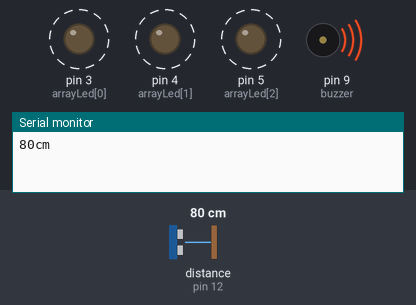
The sketch below on a simulated Arduino Uno, built with avr-gcc and run on an emulated ATmega328P. Parts: output pins drawn as LEDs (lit = HIGH), buzzer (waves = sounding), the last lines printed to the serial monitor. Wiring (inferred from the names in the program): ultrasonic range finder: trigger pin 13; echo pin 12. Dashed ring = blinking. Inputs (shaded band) come from the test bench; at power-on: distance to the obstacle (sensor on pin 12) 80 cm. The echo pulse lasts 58.3 µs per cm; pins used as bus, display or sensor lines are not drawn.

Above: at 0.9 s.
2.2 s: distance to the obstacle (sensor on pin 12) set to 5 cm
At 3.21 s:
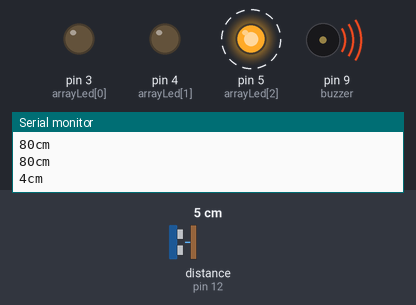
5.7 s: distance to the obstacle (sensor on pin 12) set to 2 cm
At 5.81 s:
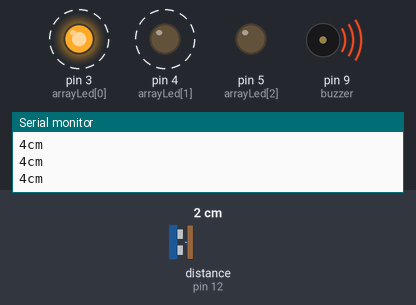
Timing chart, 0 to 15.2 s (numbered marks = the images above; inputs shaded):
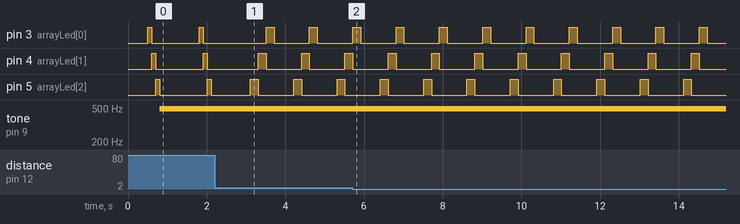

Measured:
- the behaviour switches between 4 and 3 cm on distance to the obstacle (sensor on pin 12) (found by bisection; images 1 and 2)
- by itself, pin 3 (arrayLed[0]), pin 4 (arrayLed[1]), pin 5 (arrayLed[2]): alternates HIGH for 0.20 s and LOW for 0.90 s

The sketch:

ultrasonicoBuzzer.ino
```cpp
int pinEcho = 12;
int pinTring = 13;

int buzzer = 9;

int minimo = 30;
int maximo = 40;

long duracion, distancia;

int arrayLed[3] = {3, 4, 5};

void setup() {
  Serial.begin(9600);// 9600 baudios
  pinMode(pinEcho, INPUT);
  pinMode(pinTring, OUTPUT);
  pinMode(buzzer, OUTPUT);

  for (int i = 0; i < 3; i++) {
    pinMode(arrayLed[i], OUTPUT);
  }

}

void loop() {

  digitalWrite(pinTring, LOW);
  delayMicroseconds(2);
  digitalWrite(pinTring, HIGH);
  delayMicroseconds(10);
  digitalWrite(pinTring, LOW);

  duracion = pulseIn(pinEcho, HIGH);
  distancia = (duracion / 2) / 29; //Distancia en centimetros

  if (distancia <= 2) {
    Serial.println("........");
  } else {
    Serial.print(distancia);
    Serial.println("cm");
  }
  delay(500);

  if (distancia >=30) {

    for (int i = 0; i < 3; i++) {
      digitalWrite(arrayLed[i], HIGH);
      delay(100);
      digitalWrite(arrayLed[i], LOW);
    }

    analogWrite(buzzer, 128) ; //emite sonido
    delay(500);
    analogWrite(buzzer, LOW) ;

  } else {
    for (int i = 3 - 1; i >= 0; i--) {
      digitalWrite(arrayLed[i], HIGH);
      delay(200);
      digitalWrite(arrayLed[i], LOW);
    }


  }


}
```
